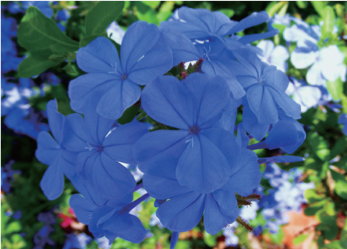
#> input picture image/samp.jpg, 347 x 249 px, found by its file name
$ python pil.py
#> lines starting #> are read from the running program, lines starting #| are printed output that depends on the picture
from PIL import Image
img=Image.open('./class/image/samp.jpg')
#> img is the input picture: PIL image 347x249 RGB; mean R, G, B 76.1, 104.2, 132.8
img.show()

img.save("./class/image/sample_bmp.bmp")
img.save("./class/image/sample_png.png")
img.save("./class/image/sample_gif.gif")


r,g,b = img.split()
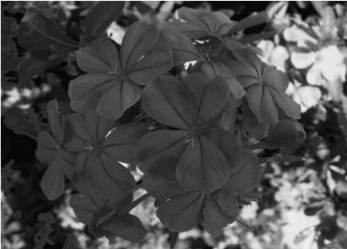
#> r: PIL image 347x249 L; min 2, max 248, mean 76.1
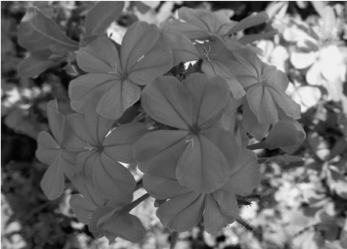
#> g: PIL image 347x249 L; min 0, max 248, mean 104.2
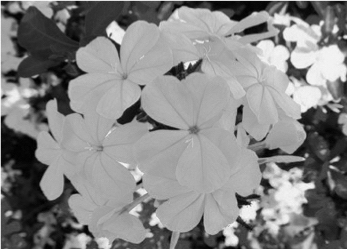
#> b: PIL image 347x249 L; min 0, max 248, mean 132.8
con_img=Image.merge("RGB",(b,g,r))
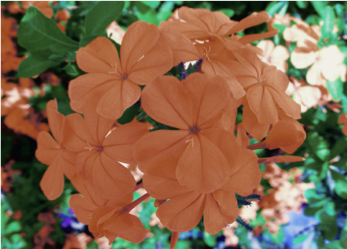
#> con_img: PIL image 347x249 RGB; mean R, G, B 132.8, 104.2, 76.1
con_img.save('./class/image/rgb_to_bgr.jpg')
con_img.show()

bw=img.convert('1')
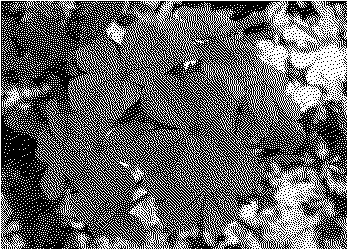
#> bw: PIL image 347x249 1; 38.6% white in thin lines or dots
bw.show()
bw.save('./class/image/sample_bw.jpg')

grey=img.convert("L")
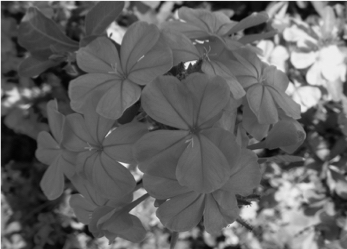
#> grey: PIL image 347x249 L; min 3, max 248, mean 99.1
grey.show()
grey.save('./class/image/sample_grey.jpg')

img.transpose(Image.ROTATE_90).show()
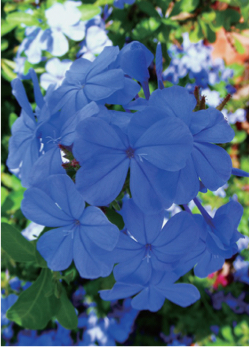
#> shown: PIL image 249x347 RGB; mean R, G, B 76.1, 104.2, 132.8
img.transpose(Image.ROTATE_90).save('./class/image/rotate_90.jpg')
